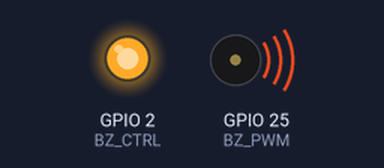
A sketch run on a simulated ESP32. Shown: output pins drawn as LEDs (lit = HIGH), buzzer (waves = sounding).

Above: at 0.1 s.
At 15.0 s:
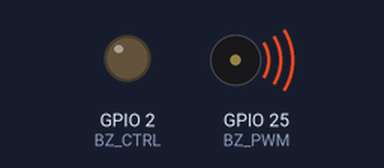
Timing chart, 0 to 16.5 s (numbered marks = the images above):
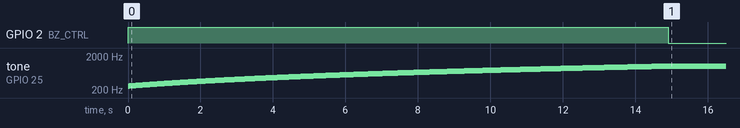

Measured:
- by itself, GPIO 2 (BZ_CTRL): LOW → HIGH at 0.00 s, → LOW 14.9 s later
- by itself, tone on GPIO 25 (BZ_PWM): plays 261 Hz for 0.02 s, 262 Hz for 0.02 s, 263 Hz for 0.02 s, 264 Hz for 0.02 s, 265 Hz for 0.02 s, 266 Hz for 0.02 s … (740 notes in this stretch)

The sketch:

Buzzer_freq.ino
```cpp
#define BZ_CTRL 2
#define BZ_PWM 25
#define INIT_FREQ 261.6256

uint8_t PWMCH = 0;
uint8_t resolution_bits = 8;
uint32_t MAX_DUTY = (resolution_bits == 0) ? 0 : (1 << (resolution_bits-1))-1;

inline void BUZZ_ON() {digitalWrite(BZ_CTRL, HIGH); ledcWriteTone(PWMCH, INIT_FREQ);}
inline void BUZZ_OFF() {digitalWrite(BZ_CTRL, LOW);}

void setup() {
  // put your setup code here, to run once:
  pinMode(BZ_CTRL, OUTPUT);
  digitalWrite(BZ_CTRL, LOW);

  ledcSetup(PWMCH, INIT_FREQ, resolution_bits);
  ledcAttachPin(BZ_PWM, PWMCH);
}

void loop() {
  // put your main code here, to run repeatedly:
  BUZZ_ON();
  for(int i=0; i<1; i++)
  {
    for(int freq = INIT_FREQ; freq <= 1000; freq+=1)
    {
      ledcWriteTone(PWMCH, freq);
      delay(20);
    }
    delay(100);
  }

  BUZZ_OFF();
  delay(100000);
}
```
